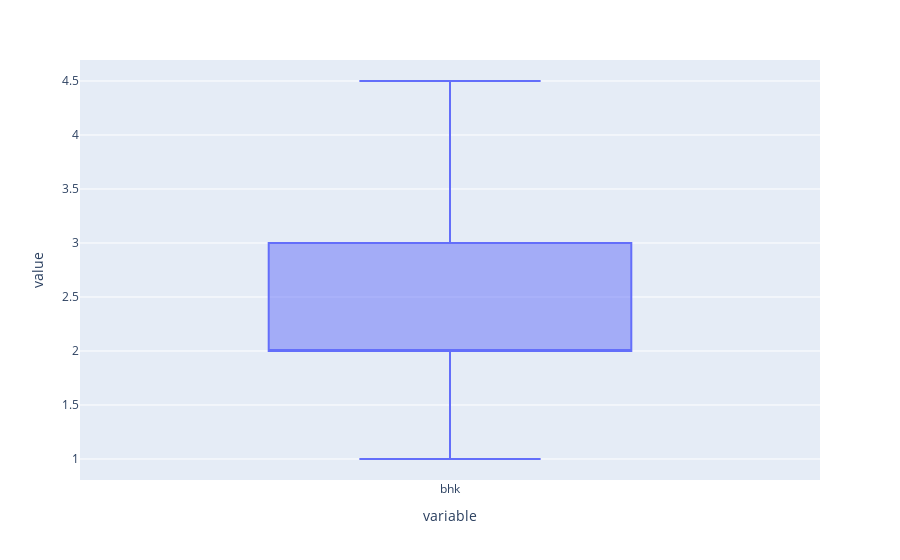

Source (notebook cell):
### Code cell
px.box(data['bhk'])

### Figure 1 — Plotly figure (JSON) as saved in the notebook; plotly's stock layout.template omitted (floating-point values rounded to 4 significant figures; data arrays with more than 128 entries replaced by an {"elided": "..."} marker saying what was removed)
{"data": [{"alignmentgroup": "True", "hovertemplate": "variable=%{x}<br>value=%{y}<extra></extra>", "legendgroup": "", "marker": {"color": "#636efa"}, "name": "", "notched": false, "offsetgroup": "", "orientation": "v", "showlegend": false, "type": "box", "x": {"elided": "2620 str values"}, "x0": " ", "xaxis": "x", "y": {"elided": "2620 float values"}, "y0": " ", "yaxis": "y"}], "layout": {"autosize": true, "boxmode": "group", "legend": {"tracegroupgap": 0}, "margin": {"t": 60}, "xaxis": {"anchor": "y", "autorange": true, "domain": [0, 1], "range": [-0.5, 0.5], "title": {"text": "variable"}, "type": "category"}, "yaxis": {"anchor": "x", "autorange": true, "domain": [0, 1], "range": [0.8056, 4.694], "title": {"text": "value"}, "type": "linear"}}}
